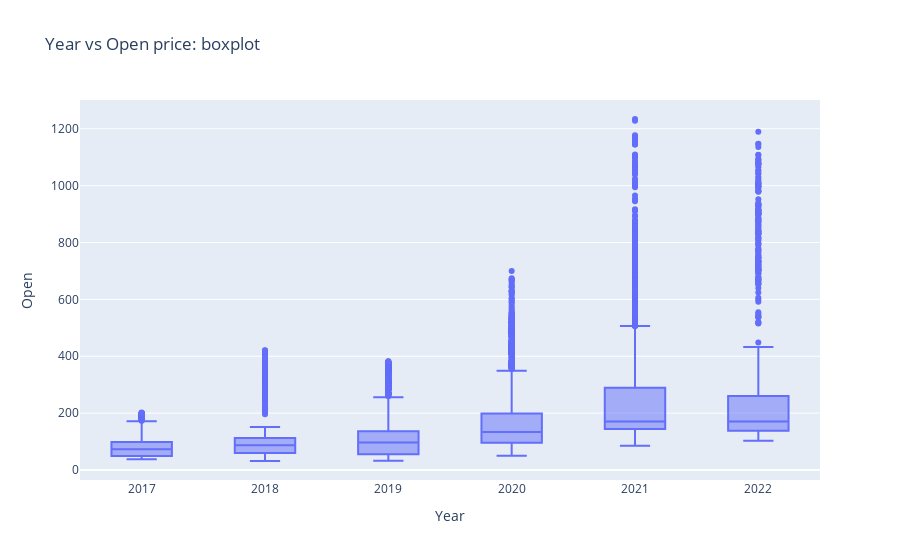

The notebook cell saved with this chart:
### Code cell
from plotly import express as px

px.box(df, x = 'Year', y = 'Open',title='Year vs Open price: boxplot',height = 700)

### Figure 1 — Plotly figure (JSON) as saved in the notebook; plotly's stock layout.template omitted (floating-point values rounded to 4 significant figures; data arrays with more than 128 entries replaced by an {"elided": "..."} marker saying what was removed)
{"data": [{"alignmentgroup": "True", "hovertemplate": "Year=%{x}<br>Open=%{y}<extra></extra>", "legendgroup": "", "marker": {"color": "#636efa"}, "name": "", "notched": false, "offsetgroup": "", "orientation": "v", "showlegend": false, "type": "box", "x": {"elided": "12580 int values"}, "x0": " ", "xaxis": "x", "y": {"elided": "12580 float values"}, "y0": " ", "yaxis": "y"}], "layout": {"autosize": true, "boxmode": "group", "legend": {"tracegroupgap": 0}, "title": {"text": "Year vs Open price: boxplot"}, "xaxis": {"anchor": "y", "autorange": true, "domain": [0, 1], "range": [2016.0, 2022.0], "title": {"text": "Year"}, "type": "linear"}, "yaxis": {"anchor": "x", "autorange": true, "domain": [0, 1], "range": [-35.2, 1301.0], "title": {"text": "Open"}, "type": "linear"}}}
